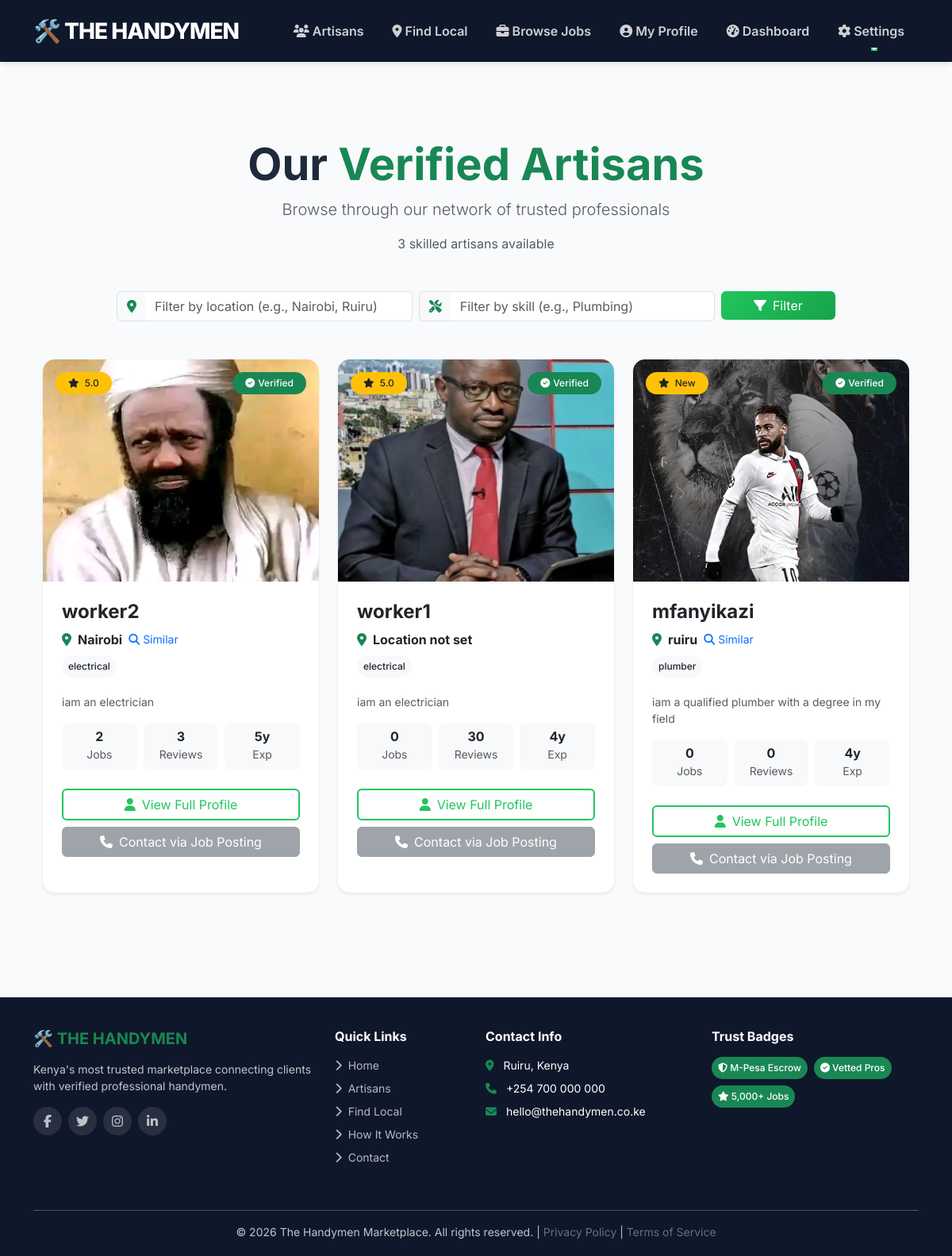
Screenshot of /artisans/ (signed in) with the database file from the repository.
### accounts/models.py (models this page shows, shortened)
class User(AbstractUser):
    is_handyman = models.BooleanField(default=False)
    is_client = models.BooleanField(default=False)
    is_email_verified = models.BooleanField(default=False)

class Profile(models.Model):
    user = models.OneToOneField(User, on_delete=models.CASCADE, related_name='profile')
    bio = models.TextField(max_length=500, blank=True)
    skills = models.CharField(max_length=255, blank=True)
    experience_years = models.IntegerField(default=0)
    cv = models.FileField(upload_to='cvs/', blank=True, null=True)
    is_verified = models.BooleanField(default=False)
    profile_photo = models.ImageField(upload_to='profile_photos/', null=True, blank=True)
    location = models.CharField(max_length=255, blank=True)  # Location field
    phone_number = models.CharField(max_length=15, blank=True)

### accounts/views.py (the view)
# urls.py: path('artisans/', views.artisans_list, name='artisans_list'),
def artisans_list(request):
    artisans = User.objects.filter(
        is_handyman=True,
        profile__is_verified=True
    ).select_related('profile').annotate(
        avg_rating=Avg('reviews_received__rating'),
        review_count=Count('reviews_received'),
        job_count=Count('hired_jobs', filter=Q(hired_jobs__status='completed'))
    ).order_by('-avg_rating', '-job_count')
    location = request.GET.get('location', '')
    if location:
        artisans = artisans.filter(profile__location__icontains=location)
    skill = request.GET.get('skill', '')
    if skill:
        artisans = artisans.filter(profile__skills__icontains=skill)
    return render(request, 'accounts/artisans_list.html', {
        'artisans': artisans,
        'total_artisans': artisans.count()
    })

### accounts/templates/accounts/artisans_list.html (shortened to what this page needs)
{% extends 'base.html' %}
{% load static %}
{% block content %}
<div class="container py-5">
    <div class="text-center mb-5">
        <h1 class="display-4 fw-bold">Our <span class="text-success">Verified Artisans</span></h1>
        <p class="lead text-muted">Browse through our network of trusted professionals</p>
        <p class="text-muted">{{ total_artisans }} skilled artisans available</p>
    </div>
    <div class="row mb-5">
        <div class="col-md-10 mx-auto">
            <form method="get" class="row g-2">
                <div class="col-md-5">
                    <div class="input-group">
                        <span class="input-group-text bg-light border-end-0">
                            <i class="fas fa-map-marker-alt text-success"></i>
                        </span>
                        <input type="text"
                               name="location"
                               class="form-control border-start-0"
                               placeholder="Filter by location (e.g., Nairobi, Ruiru)"
                               value="{{ request.GET.location }}">
                    </div>
                </div>
                <div class="col-md-5">
                    <div class="input-group">
                        <span class="input-group-text bg-light border-end-0">
                            <i class="fas fa-tools text-success"></i>
                        </span>
                        <input type="text"
                               name="skill"
                               class="form-control border-start-0"
                               placeholder="Filter by skill (e.g., Plumbing)"
                               value="{{ request.GET.skill }}">
                    </div>
                </div>
                <div class="col-md-2">
                    <button type="submit" class="btn btn-success w-100">
                        <i class="fas fa-filter me-2"></i>Filter
                    </button>
                </div>
            </form>
        </div>
    </div>
    <div class="row g-4">
        {% for artisan in artisans %}
        <div class="col-lg-4 col-md-6">
            <div class="card h-100 border-0 shadow-sm hover-card">
                <div class="position-relative">
                    {% if artisan.profile.profile_photo %}
                        <img src="{{ artisan.profile.profile_photo.url }}"
                             class="card-img-top"
                             style="height: 280px; object-fit: cover;"
                             alt="{{ artisan.get_full_name|default:artisan.username }}">
                    {% else %}
                        <div class="bg-light d-flex align-items-center justify-content-center"
                             style="height: 280px;">
                            <i class="fas fa-user-circle fa-5x text-secondary"></i>
                        </div>
                    {% endif %}
                    <div class="position-absolute top-0 end-0 m-3">
                        <span class="badge bg-success py-2 px-3">
                            <i class="fas fa-check-circle me-1"></i>Verified
                        </span>
                    </div>
                    <div class="position-absolute top-0 start-0 m-3">
                        <span class="badge bg-warning text-dark py-2 px-3">
                            <i class="fas fa-star me-1"></i>
                            {% if artisan.avg_rating %}
                                {{ artisan.avg_rating|floatformat:1 }}
                            {% else %}
                                New
                            {% endif %}
                        </span>
                    </div>
                </div>
                <div class="card-body p-4">
                    <div class="d-flex justify-content-between align-items-start mb-2">
                        <h4 class="fw-bold mb-0">{{ artisan.get_full_name|default:artisan.username }}</h4>
                    </div>
                    <div class="d-flex align-items-center mb-2">
                        <i class="fas fa-map-marker-alt text-success me-2"></i>
                        <span class="fw-bold">{{ artisan.profile.location|default:"Location not set" }}</span>
                        {% if artisan.profile.location %}
                            <a href="{% url 'artisans_list' %}?location={{ artisan.profile.location|urlencode }}" class="ms-2 small text-decoration-none">
                                <i class="fas fa-search"></i> Similar
                            </a>
                        {% endif %}
                    </div>
                    {% if artisan.profile.skills %}
                    <div class="mb-3">
                        {% for skill in artisan.profile.skills.split %}
                            <span class="badge bg-light text-dark me-1 mb-1 p-2">{{ skill }}</span>
                        {% endfor %}
                    </div>
                    {% endif %}
                    <p class="text-muted small mb-3">
                        {{ artisan.profile.bio|truncatechars:100|default:"No bio provided" }}
                    </p>
                    <div class="row text-center mb-4 g-2">
                        <div class="col-4">
                            <div class="bg-light rounded-3 p-2">
                                <h6 class="fw-bold mb-0">{{ artisan.job_count|default:0 }}</h6>
                                <small class="text-muted">Jobs</small>
                            </div>
                        </div>
                        <div class="col-4">
                            <div class="bg-light rounded-3 p-2">
                                <h6 class="fw-bold mb-0">{{ artisan.review_count|default:0 }}</h6>
                                <small class="text-muted">Reviews</small>
                            </div>
                        </div>
                        <div class="col-4">
                            <div class="bg-light rounded-3 p-2">
                                <h6 class="fw-bold mb-0">{{ artisan.profile.experience_years|default:0 }}y</h6>
                                <small class="text-muted">Exp</small>
                            </div>
                        </div>
                    </div>
                    <div class="d-grid gap-2">
                        <a href="{% url 'public_profile' artisan.id %}" class="btn btn-outline-success">
                            <i class="fas fa-user me-2"></i>View Full Profile
                        </a>
                        {% if user.is_authenticated %}
                            {% if user.is_client %}
                                {% if artisan.profile.phone_number %}
                                    <a href="tel:{{ artisan.profile.phone_number }}" class="btn btn-success">
                                        <i class="fas fa-phone me-2"></i>Call {{ artisan.profile.phone_number }}
                                    </a>
                                {% else %}
                                    <button class="btn btn-secondary" disabled>
                                        <i class="fas fa-phone-slash me-2"></i>No Phone Available
                                    </button>
                                {% endif %}
                            {% elif user.is_handyman %}
                                <button class="btn btn-secondary" disabled>
                                    <i class="fas fa-phone me-2"></i>Contact via Job Posting
                                </button>
                            {% endif %}
                        {% else %}
                            <a href="{% url 'signup' %}?next={% url 'public_profile' artisan.id %}" class="btn btn-success">
                                <i class="fas fa-user-plus me-2"></i>Signup to Contact
                            </a>
                        {% endif %}
                    </div>
                </div>
            </div>
        </div>
        {% endfor %}
    </div>
</div>
<link rel="stylesheet" href="https://cdnjs.cloudflare.com/ajax/libs/font-awesome/6.4.2/css/all.min.css">
{% endblock %}

### accounts/templates/base.html (style rules this page uses)
body { background-color: #f8fafc; font-family: 'Inter', sans-serif; color: #1e293b; }

### accounts/templates/accounts/artisans_list.html (style rules this page uses)
.hover-card { transition: all 0.3s ease; border-radius: 15px; overflow: hidden; }
.hover-card .card-img-top { transition: transform 0.5s ease; }
.badge { font-weight: 500; border-radius: 50px; }
.btn-success { background: linear-gradient(135deg, #22c55e 0%, #16a34a 100%); border: none; transition: all 0.3s; }
.btn-outline-success { border: 2px solid #22c55e; color: #22c55e; transition: all 0.3s; }

### rows the page displays
User: profile.profile_photo (picture), avg_rating "5.0", get_full_name "worker2", profile.location "Nairobi", profile.bio "iam an electrician", job_count "2", review_count "3", profile.experience_years "5", is_client False (drawn)
Profile: split "electrical"
User: profile.profile_photo (picture), avg_rating "5.0", get_full_name "worker1", profile.location "Location not set", profile.bio "iam an electrician", job_count "0", review_count "30", profile.experience_years "4"
Profile: split "electrical"
User: profile.profile_photo (picture), shows "New", get_full_name "mfanyikazi", profile.location "ruiru", profile.bio "iam a qualified plumber with a degree in my field", job_count "0", review_count "0", profile.experience_years "4"
Profile: split "plumber"

### other values shown
{{ total_artisans }} "3"
